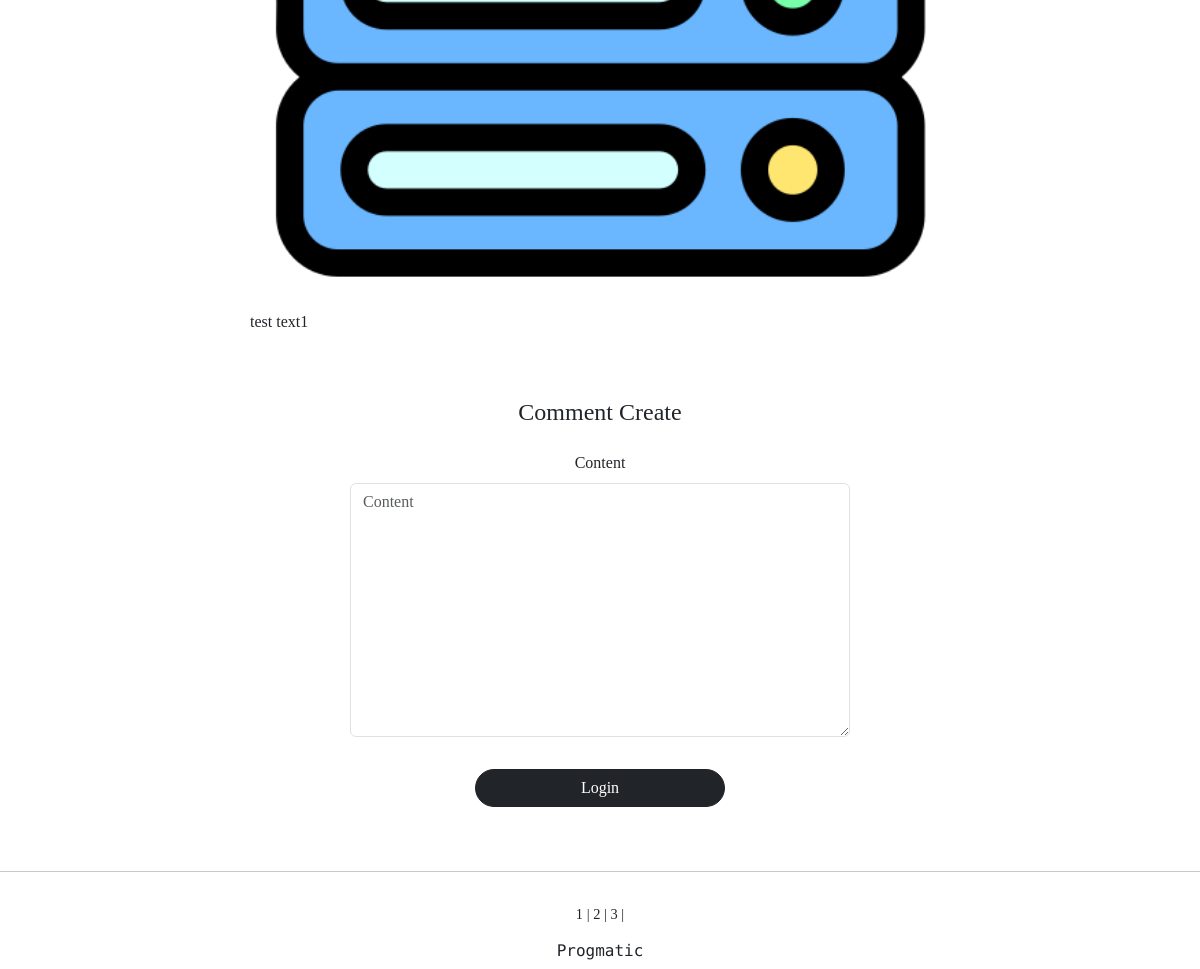
/articles/detail/2 (lower part), run on an earlier commit of the app's database.
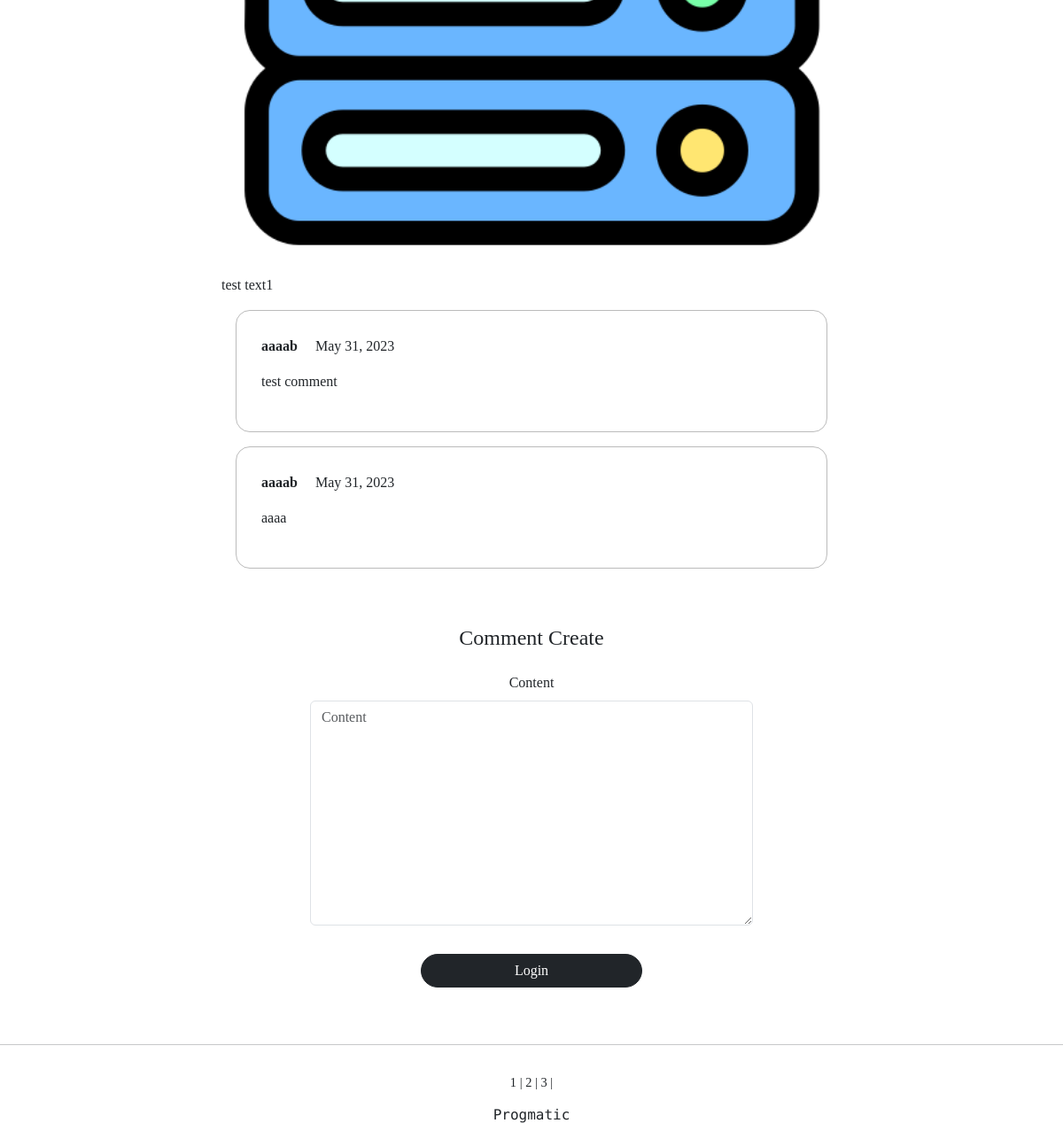
And on a later commit of the database.
### commentapp/models.py (models this page shows)
class Comment(models.Model):
    article = models.ForeignKey(Articles, on_delete=models.SET_NULL, null=True, related_name='comment')
    writer = models.ForeignKey(User, on_delete=models.SET_NULL, null= True, related_name='comment')
    content = models.TextField(null=False)
    create_at = models.DateField(auto_now=True)

### profileapp/models.py (models this page shows)
class Profile(models.Model):
    user = models.OneToOneField(User, on_delete=models.CASCADE, related_name='profile')
    image = models.ImageField(upload_to='profile/', null=True)
    nickname = models.CharField(max_length=20, unique=True, null=True)
    message = models.CharField(max_length=100, null=True)

### articleapp/views.py (the view)
# urls.py: path('detail/<int:pk>', ArticleDetailView.as_view(), name='detail'),
class ArticleDetailView(DetailView, FormMixin):
    model = Articles
    form_class = CommentCreationForm
    context_object_name = 'target_article'
    template_name = 'articleapp/detail.html'

### commentapp/forms.py
class CommentCreationForm(ModelForm):
    class Meta:
        model = Comment
        fields = ['content']

### articleapp/templates/articleapp/detail.html (shortened to what this page needs)
{% extends 'base.html'%}
{% block content %}
    <div>
        <div style="text-align: center; max-width:700px; margin: 4rem auto;">
            <img style="width:100%; border-radius: 1rem; margin: 2rem 0;"
                src="{{ target_article.image.url }}" alt="">
            <div class="text-start">
                {{ target_article.content | safe}}
            </div>
            {% for comment in target_article.comment.all %}
                {% include 'commentapp/detail.html' with comment=comment %}
            {% endfor %}
            {% include 'commentapp/create.html' with article=target_article %}
        </div>
    </div>
{% endblock %}

### commentapp/templates/commentapp/detail.html (shortened to what this page needs)
<div style="border: 1px solid; text-align:left; padding: 4%; margin: 1rem; border-radius: 1rem;
            border-color:#bbb;">
    <div>
        <strong>
            {{ comment.writer.profile.nickname }}
        </strong>
        {{ comment.create_at }}
    </div>
    <div style="margin: 1rem 0;">
        {{ comment.content }}
    </div>
</div>

What changed in the data, as far as the page shows it:
added Comment: writer.profile.nickname "aaaab", create_at "May 31, 2023", content "test comment"
added Comment: writer.profile.nickname "aaaab", create_at "May 31, 2023", content "aaaa"
